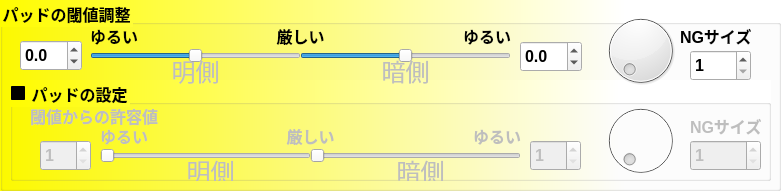
   <widget class="QGroupBox" name="gbDetailSettingP" >
    <property name="geometry" >
     <rect>
      <x>10</x>
      <y>30</y>
      <width>781</width>
      <height>191</height>
     </rect>
    </property>
    <property name="font" >
     <font>
      <family>MS UI Gothic</family>
      <pointsize>12</pointsize>
      <weight>75</weight>
      <italic>false</italic>
      <bold>true</bold>
      <underline>false</underline>
      <strikeout>false</strikeout>
     </font>
    </property>
    <property name="styleSheet" >
     <string notr="true" >QGroupBox{
	background-color: qlineargradient( x1: 0, y1: 0, x2:0.8, x2: 0.8, stop: 0 #FFFC00, stop: 1 white);
}
</string>
    </property>
    <property name="title" >
     <string>パッドの閾値調整</string>
    </property>
    <widget class="QGroupBox" name="gbDetailSettingForPad" >
     <property name="geometry" >
      <rect>
       <x>10</x>
       <y>80</y>
       <width>761</width>
       <height>101</height>
      </rect>
     </property>
     <property name="font" >
      <font>
       <family>MS UI Gothic</family>
       <pointsize>12</pointsize>
       <weight>75</weight>
       <italic>false</italic>
       <bold>true</bold>
       <underline>false</underline>
       <strikeout>false</strikeout>
      </font>
     </property>
     <property name="title" >
      <string>パッドの設定</string>
     </property>
     <property name="checkable" >
      <bool>true</bool>
     </property>
     <property name="checked" >
      <bool>false</bool>
     </property>
     <widget class="QLabel" name="label_12" >
      <property name="geometry" >
       <rect>
        <x>460</x>
        <y>40</y>
        <width>51</width>
        <height>31</height>
       </rect>
      </property>
      <property name="font" >
       <font>
        <family>MS UI Gothic</family>
        <pointsize>12</pointsize>
        <weight>75</weight>
        <italic>false</italic>
        <bold>true</bold>
        <underline>false</underline>
        <strikeout>false</strikeout>
       </font>
      </property>
      <property name="styleSheet" >
       <string notr="true" >background: none;</string>
      </property>
      <property name="text" >
       <string>ゆるい</string>
      </property>
      <property name="alignment" >
       <set>Qt::AlignLeading|Qt::AlignLeft|Qt::AlignRight|Qt::AlignTrailing|Qt::AlignVCenter</set>
      </property>
     </widget>
     <widget class="QSpinBox" name="sbNGThresholdForPad_D" >
      <property name="geometry" >
       <rect>
        <x>520</x>
        <y>60</y>
        <width>51</width>
        <height>31</height>
       </rect>
      </property>
      <property name="font" >
       <font>
        <family>MS UI Gothic</family>
        <pointsize>12</pointsize>
        <weight>75</weight>
        <italic>false</italic>
        <bold>true</bold>
        <underline>false</underline>
        <strikeout>false</strikeout>
       </font>
      </property>
      <property name="styleSheet" >
       <string notr="true" >background: none;</string>
      </property>
      <property name="minimum" >
       <number>1</number>
      </property>
      <property name="maximum" >
       <number>255</number>
      </property>
      <property name="value" >
       <number>1</number>
      </property>
     </widget>
     <widget class="QLabel" name="label_13" >
      <property name="geometry" >
       <rect>
        <x>275</x>
        <y>40</y>
        <width>51</width>
        <height>31</height>
       </rect>
      </property>
      <property name="font" >
       <font>
        <family>MS UI Gothic</family>
        <pointsize>12</pointsize>
        <weight>75</weight>
        <italic>false</italic>
        <bold>true</bold>
        <underline>false</underline>
        <strikeout>false</strikeout>
       </font>
      </property>
      <property name="styleSheet" >
       <string notr="true" >background: none;</string>
      </property>
      <property name="text" >
       <string>厳しい</string>
      </property>
      <property name="alignment" >
       <set>Qt::AlignCenter|Qt::AlignHCenter|Qt::AlignLeading|Qt::AlignLeft|Qt::AlignVCenter</set>
      </property>
     </widget>
     <widget class="QSpinBox" name="sbMinimumNGSizeForPad" >
      <property name="geometry" >
       <rect>
        <x>680</x>
        <y>60</y>
        <width>71</width>
        <height>31</height>
       </rect>
      </property>
      <property name="font" >
       <font>
        <family>MS UI Gothic</family>
        <pointsize>12</pointsize>
        <weight>75</weight>
        <italic>false</italic>
        <bold>true</bold>
        <underline>false</underline>
        <strikeout>false</strikeout>
       </font>
      </property>
      <property name="styleSheet" >
       <string notr="true" >background: none;</string>
      </property>
      <property name="minimum" >
       <number>1</number>
      </property>
      <property name="maximum" >
       <number>99999</number>
      </property>
      <property name="value" >
       <number>1</number>
      </property>
     </widget>
     <widget class="QLabel" name="label_14" >
      <property name="geometry" >
       <rect>
        <x>20</x>
        <y>20</y>
        <width>291</width>
        <height>31</height>
       </rect>
      </property>
      <property name="font" >
       <font>
        <family>MS UI Gothic</family>
        <pointsize>12</pointsize>
        <weight>75</weight>
        <italic>false</italic>
        <bold>true</bold>
        <underline>false</underline>
        <strikeout>false</strikeout>
       </font>
      </property>
      <property name="styleSheet" >
       <string notr="true" >background: none;</string>
      </property>
      <property name="text" >
       <string>閾値からの許容値</string>
      </property>
     </widget>
     <widget class="QLabel" name="label_15" >
      <property name="geometry" >
       <rect>
        <x>680</x>
        <y>30</y>
        <width>71</width>
        <height>31</height>
       </rect>
      </property>
      <property name="font" >
       <font>
        <family>MS UI Gothic</family>
        <pointsize>12</pointsize>
        <weight>75</weight>
        <italic>false</italic>
        <bold>true</bold>
        <underline>false</underline>
        <strikeout>false</strikeout>
       </font>
      </property>
      <property name="styleSheet" >
       <string notr="true" >background: none;</string>
      </property>
      <property name="text" >
       <string>NGサイズ</string>
      </property>
     </widget>
     <widget class="QDial" name="diMinimumNGSizeForPad" >
      <property name="geometry" >
       <rect>
        <x>590</x>
        <y>20</y>
        <width>81</width>
        <height>81</height>
       </rect>
      </property>
      <property name="minimum" >
       <number>1</number>
      </property>
      <property name="value" >
       <number>1</number>
      </property>
     </widget>
     <widget class="QSpinBox" name="sbNGThresholdForPad_B" >
      <property name="geometry" >
       <rect>
        <x>30</x>
        <y>60</y>
        <width>51</width>
        <height>31</height>
       </rect>
      </property>
      <property name="font" >
       <font>
        <family>MS UI Gothic</family>
        <pointsize>12</pointsize>
        <weight>75</weight>
        <italic>false</italic>
        <bold>true</bold>
        <underline>false</underline>
        <strikeout>false</strikeout>
       </font>
      </property>
      <property name="styleSheet" >
       <string notr="true" >background: none;</string>
      </property>
      <property name="minimum" >
       <number>1</number>
      </property>
      <property name="maximum" >
       <number>255</number>
      </property>
      <property name="value" >
       <number>1</number>
      </property>
     </widget>
     <widget class="QLabel" name="label_16" >
      <property name="geometry" >
       <rect>
        <x>90</x>
        <y>40</y>
        <width>51</width>
        <height>31</height>
       </rect>
      </property>
      <property name="font" >
       <font>
        <family>MS UI Gothic</family>
        <pointsize>12</pointsize>
        <weight>75</weight>
        <italic>false</italic>
        <bold>true</bold>
        <underline>false</underline>
        <strikeout>false</strikeout>
       </font>
      </property>
      <property name="styleSheet" >
       <string notr="true" >background: none;</string>
      </property>
      <property name="text" >
       <string>ゆるい</string>
      </property>
     </widget>
     <widget class="QLabel" name="label_28" >
      <property name="enabled" >
       <bool>false</bool>
      </property>
      <property name="geometry" >
       <rect>
        <x>140</x>
        <y>70</y>
        <width>121</width>
        <height>41</height>
       </rect>
      </property>
      <property name="font" >
       <font>
        <family>MS UI Gothic</family>
        <pointsize>18</pointsize>
        <weight>50</weight>
        <italic>false</italic>
        <bold>false</bold>
        <underline>false</underline>
        <strikeout>false</strikeout>
       </font>
      </property>
      <property name="styleSheet" >
       <string notr="true" >background: none;</string>
      </property>
      <property name="text" >
       <string>明側</string>
      </property>
      <property name="alignment" >
       <set>Qt::AlignCenter|Qt::AlignHCenter|Qt::AlignLeading|Qt::AlignLeft|Qt::AlignVCenter</set>
      </property>
     </widget>
     <widget class="QLabel" name="label_29" >
      <property name="enabled" >
       <bool>false</bool>
      </property>
      <property name="geometry" >
       <rect>
        <x>350</x>
        <y>70</y>
        <width>121</width>
        <height>41</height>
       </rect>
      </property>
      <property name="font" >
       <font>
        <family>MS UI Gothic</family>
        <pointsize>18</pointsize>
        <weight>50</weight>
        <italic>false</italic>
        <bold>false</bold>
        <underline>false</underline>
        <strikeout>false</strikeout>
       </font>
      </property>
      <property name="styleSheet" >
       <string notr="true" >background: none;</string>
      </property>
      <property name="text" >
       <string>暗側</string>
      </property>
      <property name="alignment" >
       <set>Qt::AlignCenter|Qt::AlignHCenter|Qt::AlignLeading|Qt::AlignLeft|Qt::AlignVCenter</set>
      </property>
     </widget>
     <widget class="QSlider" name="hsNGThresholdForPad_B" >
      <property name="geometry" >
       <rect>
        <x>90</x>
        <y>60</y>
        <width>211</width>
        <height>31</height>
       </rect>
      </property>
      <property name="styleSheet" >
       <string notr="true" >background: none;</string>
      </property>
      <property name="minimum" >
       <number>1</number>
      </property>
      <property name="maximum" >
       <number>30</number>
      </property>
      <property name="pageStep" >
       <number>5</number>
      </property>
      <property name="orientation" >
       <enum>Qt::Horizontal</enum>
      </property>
     </widget>
     <widget class="QSlider" name="hsNGThresholdForPad_D" >
      <property name="geometry" >
       <rect>
        <x>300</x>
        <y>60</y>
        <width>211</width>
        <height>31</height>
       </rect>
      </property>
      <property name="styleSheet" >
       <string notr="true" >background: none;</string>
      </property>
      <property name="minimum" >
       <number>1</number>
      </property>
      <property name="maximum" >
       <number>30</number>
      </property>
      <property name="pageStep" >
       <number>5</number>
      </property>
      <property name="orientation" >
       <enum>Qt::Horizontal</enum>
      </property>
     </widget>
    </widget>
    <widget class="QSpinBox" name="sbMinimumNGSizeP" >
     <property name="geometry" >
      <rect>
       <x>690</x>
       <y>50</y>
       <width>61</width>
       <height>31</height>
      </rect>
     </property>
     <property name="font" >
      <font>
       <family>MS UI Gothic</family>
       <pointsize>12</pointsize>
       <weight>75</weight>
       <italic>false</italic>
       <bold>true</bold>
       <underline>false</underline>
       <strikeout>false</strikeout>
      </font>
     </property>
     <property name="styleSheet" >
      <string notr="true" >background: none;</string>
     </property>
     <property name="minimum" >
      <number>1</number>
     </property>
     <property name="maximum" >
      <number>9999</number>
     </property>
     <property name="value" >
      <number>1</number>
     </property>
    </widget>
    <widget class="QDial" name="diMinimumNGSizeP" >
     <property name="geometry" >
      <rect>
       <x>600</x>
       <y>10</y>
       <width>81</width>
       <height>81</height>
      </rect>
     </property>
     <property name="minimum" >
      <number>1</number>
     </property>
     <property name="value" >
      <number>1</number>
     </property>
    </widget>
    <widget class="QLabel" name="lbMinimumNGSizeP" >
     <property name="geometry" >
      <rect>
       <x>680</x>
       <y>20</y>
       <width>71</width>
       <height>31</height>
      </rect>
     </property>
     <property name="font" >
      <font>
       <family>MS UI Gothic</family>
       <pointsize>12</pointsize>
       <weight>75</weight>
       <italic>false</italic>
       <bold>true</bold>
       <underline>false</underline>
       <strikeout>false</strikeout>
      </font>
     </property>
     <property name="styleSheet" >
      <string notr="true" >background: none;</string>
     </property>
     <property name="text" >
      <string>NGサイズ</string>
     </property>
    </widget>
    <widget class="QLabel" name="lbStrongP" >
     <property name="geometry" >
      <rect>
       <x>275</x>
       <y>20</y>
       <width>51</width>
       <height>31</height>
      </rect>
     </property>
     <property name="font" >
      <font>
       <family>MS UI Gothic</family>
       <pointsize>12</pointsize>
       <weight>75</weight>
       <italic>false</italic>
       <bold>true</bold>
       <underline>false</underline>
       <strikeout>false</strikeout>
      </font>
     </property>
     <property name="styleSheet" >
      <string notr="true" >background: none;</string>
     </property>
     <property name="text" >
      <string>厳しい</string>
     </property>
     <property name="alignment" >
      <set>Qt::AlignCenter|Qt::AlignHCenter|Qt::AlignLeading|Qt::AlignLeft|Qt::AlignVCenter</set>
     </property>
    </widget>
    <widget class="QDoubleSpinBox" name="dsbNGThresholdP_D" >
     <property name="geometry" >
      <rect>
       <x>520</x>
       <y>41</y>
       <width>62</width>
       <height>31</height>
      </rect>
     </property>
     <property name="font" >
      <font>
       <family>MS UI Gothic</family>
       <pointsize>12</pointsize>
       <weight>75</weight>
       <italic>false</italic>
       <bold>true</bold>
       <underline>false</underline>
       <strikeout>false</strikeout>
      </font>
     </property>
     <property name="styleSheet" >
      <string notr="true" >background: none;</string>
     </property>
     <property name="decimals" >
      <number>1</number>
     </property>
     <property name="minimum" >
      <double>-1.000000000000000</double>
     </property>
     <property name="maximum" >
      <double>1.000000000000000</double>
     </property>
     <property name="singleStep" >
      <double>0.100000000000000</double>
     </property>
    </widget>
    <widget class="QLabel" name="lbWeakP_D" >
     <property name="geometry" >
      <rect>
       <x>460</x>
       <y>20</y>
       <width>51</width>
       <height>31</height>
      </rect>
     </property>
     <property name="font" >
      <font>
       <family>MS UI Gothic</family>
       <pointsize>12</pointsize>
       <weight>75</weight>
       <italic>false</italic>
       <bold>true</bold>
       <underline>false</underline>
       <strikeout>false</strikeout>
      </font>
     </property>
     <property name="styleSheet" >
      <string notr="true" >background: none;</string>
     </property>
     <property name="text" >
      <string>ゆるい</string>
     </property>
     <property name="alignment" >
      <set>Qt::AlignLeading|Qt::AlignLeft|Qt::AlignRight|Qt::AlignTrailing|Qt::AlignVCenter</set>
     </property>
    </widget>
    <widget class="QDoubleSpinBox" name="dsbNGThresholdP_B" >
     <property name="geometry" >
      <rect>
       <x>20</x>
       <y>40</y>
       <width>62</width>
       <height>31</height>
      </rect>
     </property>
     <property name="font" >
      <font>
       <family>MS UI Gothic</family>
       <pointsize>12</pointsize>
       <weight>75</weight>
       <italic>false</italic>
       <bold>true</bold>
       <underline>false</underline>
       <strikeout>false</strikeout>
      </font>
     </property>
     <property name="styleSheet" >
      <string notr="true" >background: none;</string>
     </property>
     <property name="decimals" >
      <number>1</number>
     </property>
     <property name="minimum" >
      <double>-1.000000000000000</double>
     </property>
     <property name="maximum" >
      <double>1.000000000000000</double>
     </property>
     <property name="singleStep" >
      <double>0.100000000000000</double>
     </property>
    </widget>
    <widget class="QLabel" name="lbWeakP_B" >
     <property name="geometry" >
      <rect>
       <x>90</x>
       <y>20</y>
       <width>51</width>
       <height>31</height>
      </rect>
     </property>
     <property name="font" >
      <font>
       <family>MS UI Gothic</family>
       <pointsize>12</pointsize>
       <weight>75</weight>
       <italic>false</italic>
       <bold>true</bold>
       <underline>false</underline>
       <strikeout>false</strikeout>
      </font>
     </property>
     <property name="styleSheet" >
      <string notr="true" >background: none;</string>
     </property>
     <property name="text" >
      <string>ゆるい</string>
     </property>
    </widget>
    <widget class="QLabel" name="label_23" >
     <property name="enabled" >
      <bool>false</bool>
     </property>
     <property name="geometry" >
      <rect>
       <x>135</x>
       <y>50</y>
       <width>121</width>
       <height>41</height>
      </rect>
     </property>
     <property name="font" >
      <font>
       <family>MS UI Gothic</family>
       <pointsize>18</pointsize>
       <weight>50</weight>
       <italic>false</italic>
       <bold>false</bold>
       <underline>false</underline>
       <strikeout>false</strikeout>
      </font>
     </property>
     <property name="styleSheet" >
      <string notr="true" >background: none;</string>
     </property>
     <property name="text" >
      <string>明側</string>
     </property>
     <property name="alignment" >
      <set>Qt::AlignCenter|Qt::AlignHCenter|Qt::AlignLeading|Qt::AlignLeft|Qt::AlignVCenter</set>
     </property>
    </widget>
    <widget class="QLabel" name="label_27" >
     <property name="enabled" >
      <bool>false</bool>
     </property>
     <property name="geometry" >
      <rect>
       <x>345</x>
       <y>50</y>
       <width>121</width>
       <height>41</height>
      </rect>
     </property>
     <property name="font" >
      <font>
       <family>MS UI Gothic</family>
       <pointsize>18</pointsize>
       <weight>50</weight>
       <italic>false</italic>
       <bold>false</bold>
       <underline>false</underline>
       <strikeout>false</strikeout>
      </font>
     </property>
     <property name="styleSheet" >
      <string notr="true" >background: none;</string>
     </property>
     <property name="text" >
      <string>暗側</string>
     </property>
     <property name="alignment" >
      <set>Qt::AlignCenter|Qt::AlignHCenter|Qt::AlignLeading|Qt::AlignLeft|Qt::AlignVCenter</set>
     </property>
    </widget>
    <widget class="QSlider" name="hsNGThresholdP_B" >
     <property name="geometry" >
      <rect>
       <x>90</x>
       <y>40</y>
       <width>211</width>
       <height>31</height>
      </rect>
     </property>
     <property name="styleSheet" >
      <string notr="true" >background: none;</string>
     </property>
     <property name="minimum" >
      <number>-10</number>
     </property>
     <property name="maximum" >
      <number>10</number>
     </property>
     <property name="pageStep" >
      <number>1</number>
     </property>
     <property name="orientation" >
      <enum>Qt::Horizontal</enum>
     </property>
    </widget>
    <widget class="QSlider" name="hsNGThresholdP_D" >
     <property name="geometry" >
      <rect>
       <x>300</x>
       <y>40</y>
       <width>211</width>
       <height>31</height>
      </rect>
     </property>
     <property name="styleSheet" >
      <string notr="true" >background: none;</string>
     </property>
     <property name="minimum" >
      <number>-10</number>
     </property>
     <property name="maximum" >
      <number>10</number>
     </property>
     <property name="pageStep" >
      <number>1</number>
     </property>
     <property name="orientation" >
      <enum>Qt::Horizontal</enum>
     </property>
    </widget>
   </widget>
